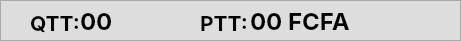
       <widget class="QFrame" name="footer_card">
        <property name="geometry">
         <rect>
          <x>-10</x>
          <y>340</y>
          <width>461</width>
          <height>41</height>
         </rect>
        </property>
        <property name="styleSheet">
         <string notr="true">background:#ddd</string>
        </property>
        <property name="frameShape">
         <enum>QFrame::StyledPanel</enum>
        </property>
        <property name="frameShadow">
         <enum>QFrame::Raised</enum>
        </property>
        <widget class="QLabel" name="label_13">
         <property name="geometry">
          <rect>
           <x>30</x>
           <y>10</y>
           <width>61</width>
           <height>25</height>
          </rect>
         </property>
         <property name="palette">
          <palette>
           <active>
            <colorrole role="WindowText">
             <brush brushstyle="SolidPattern">
              <color alpha="255">
               <red>0</red>
               <green>0</green>
               <blue>0</blue>
              </color>
             </brush>
            </colorrole>
            <colorrole role="Button">
             <brush brushstyle="SolidPattern">
              <color alpha="255">
               <red>221</red>
               <green>221</green>
               <blue>221</blue>
              </color>
             </brush>
            </colorrole>
            <colorrole role="Text">
             <brush brushstyle="SolidPattern">
              <color alpha="255">
               <red>0</red>
               <green>0</green>
               <blue>0</blue>
              </color>
             </brush>
            </colorrole>
            <colorrole role="ButtonText">
             <brush brushstyle="SolidPattern">
              <color alpha="255">
               <red>0</red>
               <green>0</green>
               <blue>0</blue>
              </color>
             </brush>
            </colorrole>
            <colorrole role="Base">
             <brush brushstyle="SolidPattern">
              <color alpha="255">
               <red>221</red>
               <green>221</green>
               <blue>221</blue>
              </color>
             </brush>
            </colorrole>
            <colorrole role="Window">
             <brush brushstyle="SolidPattern">
              <color alpha="255">
               <red>221</red>
               <green>221</green>
               <blue>221</blue>
              </color>
             </brush>
            </colorrole>
            <colorrole role="PlaceholderText">
             <brush brushstyle="SolidPattern">
              <color alpha="255">
               <red>255</red>
               <green>255</green>
               <blue>255</blue>
              </color>
             </brush>
            </colorrole>
           </active>
           <inactive>
            <colorrole role="WindowText">
             <brush brushstyle="SolidPattern">
              <color alpha="255">
               <red>0</red>
               <green>0</green>
               <blue>0</blue>
              </color>
             </brush>
            </colorrole>
            <colorrole role="Button">
             <brush brushstyle="SolidPattern">
              <color alpha="255">
               <red>221</red>
               <green>221</green>
               <blue>221</blue>
              </color>
             </brush>
            </colorrole>
            <colorrole role="Text">
             <brush brushstyle="SolidPattern">
              <color alpha="255">
               <red>0</red>
               <green>0</green>
               <blue>0</blue>
              </color>
             </brush>
            </colorrole>
            <colorrole role="ButtonText">
             <brush brushstyle="SolidPattern">
              <color alpha="255">
               <red>0</red>
               <green>0</green>
               <blue>0</blue>
              </color>
             </brush>
            </colorrole>
            <colorrole role="Base">
             <brush brushstyle="SolidPattern">
              <color alpha="255">
               <red>221</red>
               <green>221</green>
               <blue>221</blue>
              </color>
             </brush>
            </colorrole>
            <colorrole role="Window">
             <brush brushstyle="SolidPattern">
              <color alpha="255">
               <red>221</red>
               <green>221</green>
               <blue>221</blue>
              </color>
             </brush>
            </colorrole>
            <colorrole role="PlaceholderText">
             <brush brushstyle="SolidPattern">
              <color alpha="255">
               <red>255</red>
               <green>255</green>
               <blue>255</blue>
              </color>
             </brush>
            </colorrole>
           </inactive>
           <disabled>
            <colorrole role="WindowText">
             <brush brushstyle="SolidPattern">
              <color alpha="255">
               <red>0</red>
               <green>0</green>
               <blue>0</blue>
              </color>
             </brush>
            </colorrole>
            <colorrole role="Button">
             <brush brushstyle="SolidPattern">
              <color alpha="255">
               <red>221</red>
               <green>221</green>
               <blue>221</blue>
              </color>
             </brush>
            </colorrole>
            <colorrole role="Text">
             <brush brushstyle="SolidPattern">
              <color alpha="255">
               <red>0</red>
               <green>0</green>
               <blue>0</blue>
              </color>
             </brush>
            </colorrole>
            <colorrole role="ButtonText">
             <brush brushstyle="SolidPattern">
              <color alpha="255">
               <red>0</red>
               <green>0</green>
               <blue>0</blue>
              </color>
             </brush>
            </colorrole>
            <colorrole role="Base">
             <brush brushstyle="SolidPattern">
              <color alpha="255">
               <red>221</red>
               <green>221</green>
               <blue>221</blue>
              </color>
             </brush>
            </colorrole>
            <colorrole role="Window">
             <brush brushstyle="SolidPattern">
              <color alpha="255">
               <red>221</red>
               <green>221</green>
               <blue>221</blue>
              </color>
             </brush>
            </colorrole>
            <colorrole role="PlaceholderText">
             <brush brushstyle="SolidPattern">
              <color alpha="255">
               <red>255</red>
               <green>255</green>
               <blue>255</blue>
              </color>
             </brush>
            </colorrole>
           </disabled>
          </palette>
         </property>
         <property name="font">
          <font>
           <family>Inter</family>
           <pointsize>6</pointsize>
           <weight>75</weight>
           <bold>true</bold>
          </font>
         </property>
         <property name="styleSheet">
          <string notr="true">color: #000;</string>
         </property>
         <property name="text">
          <string>&lt;html&gt;&lt;head/&gt;&lt;body&gt;&lt;p&gt;&lt;span style=&quot; font-size:16pt;&quot;&gt;QTT:&lt;/span&gt;&lt;/p&gt;&lt;/body&gt;&lt;/html&gt;</string>
         </property>
        </widget>
        <widget class="QLabel" name="qt">
         <property name="geometry">
          <rect>
           <x>80</x>
           <y>10</y>
           <width>91</width>
           <height>21</height>
          </rect>
         </property>
         <property name="palette">
          <palette>
           <active>
            <colorrole role="WindowText">
             <brush brushstyle="SolidPattern">
              <color alpha="255">
               <red>0</red>
               <green>0</green>
               <blue>0</blue>
              </color>
             </brush>
            </colorrole>
            <colorrole role="Button">
             <brush brushstyle="SolidPattern">
              <color alpha="255">
               <red>221</red>
               <green>221</green>
               <blue>221</blue>
              </color>
             </brush>
            </colorrole>
            <colorrole role="Text">
             <brush brushstyle="SolidPattern">
              <color alpha="255">
               <red>0</red>
               <green>0</green>
               <blue>0</blue>
              </color>
             </brush>
            </colorrole>
            <colorrole role="ButtonText">
             <brush brushstyle="SolidPattern">
              <color alpha="255">
               <red>0</red>
               <green>0</green>
               <blue>0</blue>
              </color>
             </brush>
            </colorrole>
            <colorrole role="Base">
             <brush brushstyle="SolidPattern">
              <color alpha="255">
               <red>221</red>
               <green>221</green>
               <blue>221</blue>
              </color>
             </brush>
            </colorrole>
            <colorrole role="Window">
             <brush brushstyle="SolidPattern">
              <color alpha="255">
               <red>221</red>
               <green>221</green>
               <blue>221</blue>
              </color>
             </brush>
            </colorrole>
            <colorrole role="PlaceholderText">
             <brush brushstyle="SolidPattern">
              <color alpha="255">
               <red>255</red>
               <green>255</green>
               <blue>255</blue>
              </color>
             </brush>
            </colorrole>
           </active>
           <inactive>
            <colorrole role="WindowText">
             <brush brushstyle="SolidPattern">
              <color alpha="255">
               <red>0</red>
               <green>0</green>
               <blue>0</blue>
              </color>
             </brush>
            </colorrole>
            <colorrole role="Button">
             <brush brushstyle="SolidPattern">
              <color alpha="255">
               <red>221</red>
               <green>221</green>
               <blue>221</blue>
              </color>
             </brush>
            </colorrole>
            <colorrole role="Text">
             <brush brushstyle="SolidPattern">
              <color alpha="255">
               <red>0</red>
               <green>0</green>
               <blue>0</blue>
              </color>
             </brush>
            </colorrole>
            <colorrole role="ButtonText">
             <brush brushstyle="SolidPattern">
              <color alpha="255">
               <red>0</red>
               <green>0</green>
               <blue>0</blue>
              </color>
             </brush>
            </colorrole>
            <colorrole role="Base">
             <brush brushstyle="SolidPattern">
              <color alpha="255">
               <red>221</red>
               <green>221</green>
               <blue>221</blue>
              </color>
             </brush>
            </colorrole>
            <colorrole role="Window">
             <brush brushstyle="SolidPattern">
              <color alpha="255">
               <red>221</red>
               <green>221</green>
               <blue>221</blue>
              </color>
             </brush>
            </colorrole>
            <colorrole role="PlaceholderText">
             <brush brushstyle="SolidPattern">
              <color alpha="255">
               <red>255</red>
               <green>255</green>
               <blue>255</blue>
              </color>
             </brush>
            </colorrole>
           </inactive>
           <disabled>
            <colorrole role="WindowText">
             <brush brushstyle="SolidPattern">
              <color alpha="255">
               <red>0</red>
               <green>0</green>
               <blue>0</blue>
              </color>
             </brush>
            </colorrole>
            <colorrole role="Button">
             <brush brushstyle="SolidPattern">
              <color alpha="255">
               <red>221</red>
               <green>221</green>
               <blue>221</blue>
              </color>
             </brush>
            </colorrole>
            <colorrole role="Text">
             <brush brushstyle="SolidPattern">
              <color alpha="255">
               <red>0</red>
               <green>0</green>
               <blue>0</blue>
              </color>
             </brush>
            </colorrole>
            <colorrole role="ButtonText">
             <brush brushstyle="SolidPattern">
              <color alpha="255">
               <red>0</red>
               <green>0</green>
               <blue>0</blue>
              </color>
             </brush>
            </colorrole>
            <colorrole role="Base">
             <brush brushstyle="SolidPattern">
              <color alpha="255">
               <red>221</red>
               <green>221</green>
               <blue>221</blue>
              </color>
             </brush>
            </colorrole>
            <colorrole role="Window">
             <brush brushstyle="SolidPattern">
              <color alpha="255">
               <red>221</red>
               <green>221</green>
               <blue>221</blue>
              </color>
             </brush>
            </colorrole>
            <colorrole role="PlaceholderText">
             <brush brushstyle="SolidPattern">
              <color alpha="255">
               <red>255</red>
               <green>255</green>
               <blue>255</blue>
              </color>
             </brush>
            </colorrole>
           </disabled>
          </palette>
         </property>
         <property name="font">
          <font>
           <family>Inter</family>
           <pointsize>-1</pointsize>
           <weight>75</weight>
           <bold>true</bold>
          </font>
         </property>
         <property name="styleSheet">
          <string notr="true">color: #000;
font-size:	24px;</string>
         </property>
         <property name="text">
          <string>00</string>
         </property>
        </widget>
        <widget class="QLabel" name="label_14">
         <property name="geometry">
          <rect>
           <x>200</x>
           <y>10</y>
           <width>61</width>
           <height>25</height>
          </rect>
         </property>
         <property name="palette">
          <palette>
           <active>
            <colorrole role="WindowText">
             <brush brushstyle="SolidPattern">
              <color alpha="255">
               <red>0</red>
               <green>0</green>
               <blue>0</blue>
              </color>
             </brush>
            </colorrole>
            <colorrole role="Button">
             <brush brushstyle="SolidPattern">
              <color alpha="255">
               <red>221</red>
               <green>221</green>
               <blue>221</blue>
              </color>
             </brush>
            </colorrole>
            <colorrole role="Text">
             <brush brushstyle="SolidPattern">
              <color alpha="255">
               <red>0</red>
               <green>0</green>
               <blue>0</blue>
              </color>
             </brush>
            </colorrole>
            <colorrole role="ButtonText">
             <brush brushstyle="SolidPattern">
              <color alpha="255">
               <red>0</red>
               <green>0</green>
               <blue>0</blue>
              </color>
             </brush>
            </colorrole>
            <colorrole role="Base">
             <brush brushstyle="SolidPattern">
              <color alpha="255">
               <red>221</red>
               <green>221</green>
               <blue>221</blue>
              </color>
             </brush>
            </colorrole>
            <colorrole role="Window">
             <brush brushstyle="SolidPattern">
              <color alpha="255">
               <red>221</red>
               <green>221</green>
               <blue>221</blue>
              </color>
             </brush>
            </colorrole>
            <colorrole role="PlaceholderText">
             <brush brushstyle="SolidPattern">
              <color alpha="255">
               <red>255</red>
               <green>255</green>
               <blue>255</blue>
              </color>
             </brush>
            </colorrole>
           </active>
           <inactive>
            <colorrole role="WindowText">
             <brush brushstyle="SolidPattern">
              <color alpha="255">
               <red>0</red>
               <green>0</green>
               <blue>0</blue>
              </color>
             </brush>
            </colorrole>
            <colorrole role="Button">
             <brush brushstyle="SolidPattern">
              <color alpha="255">
               <red>221</red>
               <green>221</green>
               <blue>221</blue>
              </color>
             </brush>
            </colorrole>
            <colorrole role="Text">
             <brush brushstyle="SolidPattern">
              <color alpha="255">
               <red>0</red>
               <green>0</green>
               <blue>0</blue>
              </color>
             </brush>
            </colorrole>
            <colorrole role="ButtonText">
             <brush brushstyle="SolidPattern">
              <color alpha="255">
               <red>0</red>
               <green>0</green>
               <blue>0</blue>
              </color>
             </brush>
            </colorrole>
            <colorrole role="Base">
             <brush brushstyle="SolidPattern">
              <color alpha="255">
               <red>221</red>
               <green>221</green>
               <blue>221</blue>
              </color>
             </brush>
            </colorrole>
            <colorrole role="Window">
             <brush brushstyle="SolidPattern">
              <color alpha="255">
               <red>221</red>
               <green>221</green>
               <blue>221</blue>
              </color>
             </brush>
            </colorrole>
            <colorrole role="PlaceholderText">
             <brush brushstyle="SolidPattern">
              <color alpha="255">
               <red>255</red>
               <green>255</green>
               <blue>255</blue>
              </color>
             </brush>
            </colorrole>
           </inactive>
           <disabled>
            <colorrole role="WindowText">
             <brush brushstyle="SolidPattern">
              <color alpha="255">
               <red>0</red>
               <green>0</green>
               <blue>0</blue>
              </color>
             </brush>
            </colorrole>
            <colorrole role="Button">
             <brush brushstyle="SolidPattern">
              <color alpha="255">
               <red>221</red>
               <green>221</green>
               <blue>221</blue>
              </color>
             </brush>
            </colorrole>
            <colorrole role="Text">
             <brush brushstyle="SolidPattern">
              <color alpha="255">
               <red>0</red>
               <green>0</green>
               <blue>0</blue>
              </color>
             </brush>
            </colorrole>
            <colorrole role="ButtonText">
             <brush brushstyle="SolidPattern">
              <color alpha="255">
               <red>0</red>
               <green>0</green>
               <blue>0</blue>
              </color>
             </brush>
            </colorrole>
            <colorrole role="Base">
             <brush brushstyle="SolidPattern">
              <color alpha="255">
               <red>221</red>
               <green>221</green>
               <blue>221</blue>
              </color>
             </brush>
            </colorrole>
            <colorrole role="Window">
             <brush brushstyle="SolidPattern">
              <color alpha="255">
               <red>221</red>
               <green>221</green>
               <blue>221</blue>
              </color>
             </brush>
            </colorrole>
            <colorrole role="PlaceholderText">
             <brush brushstyle="SolidPattern">
              <color alpha="255">
               <red>255</red>
               <green>255</green>
               <blue>255</blue>
              </color>
             </brush>
            </colorrole>
           </disabled>
          </palette>
         </property>
         <property name="font">
          <font>
           <family>Inter</family>
           <pointsize>6</pointsize>
           <weight>75</weight>
           <bold>true</bold>
          </font>
         </property>
         <property name="styleSheet">
          <string notr="true">color: #000;</string>
         </property>
         <property name="text">
          <string>&lt;html&gt;&lt;head/&gt;&lt;body&gt;&lt;p&gt;&lt;span style=&quot; font-size:16pt;&quot;&gt;PTT:&lt;/span&gt;&lt;/p&gt;&lt;/body&gt;&lt;/html&gt;</string>
         </property>
        </widget>
        <widget class="QLabel" name="ptt">
         <property name="geometry">
          <rect>
           <x>250</x>
           <y>10</y>
           <width>191</width>
           <height>21</height>
          </rect>
         </property>
         <property name="palette">
          <palette>
           <active>
            <colorrole role="WindowText">
             <brush brushstyle="SolidPattern">
              <color alpha="255">
               <red>0</red>
               <green>0</green>
               <blue>0</blue>
              </color>
             </brush>
            </colorrole>
            <colorrole role="Button">
             <brush brushstyle="SolidPattern">
              <color alpha="255">
               <red>221</red>
               <green>221</green>
               <blue>221</blue>
              </color>
             </brush>
            </colorrole>
            <colorrole role="Text">
             <brush brushstyle="SolidPattern">
              <color alpha="255">
               <red>0</red>
               <green>0</green>
               <blue>0</blue>
              </color>
             </brush>
            </colorrole>
            <colorrole role="ButtonText">
             <brush brushstyle="SolidPattern">
              <color alpha="255">
               <red>0</red>
               <green>0</green>
               <blue>0</blue>
              </color>
             </brush>
            </colorrole>
            <colorrole role="Base">
             <brush brushstyle="SolidPattern">
              <color alpha="255">
               <red>221</red>
               <green>221</green>
               <blue>221</blue>
              </color>
             </brush>
            </colorrole>
            <colorrole role="Window">
             <brush brushstyle="SolidPattern">
              <color alpha="255">
               <red>221</red>
               <green>221</green>
               <blue>221</blue>
              </color>
             </brush>
            </colorrole>
            <colorrole role="PlaceholderText">
             <brush brushstyle="SolidPattern">
              <color alpha="255">
               <red>255</red>
               <green>255</green>
               <blue>255</blue>
              </color>
             </brush>
            </colorrole>
           </active>
           <inactive>
            <colorrole role="WindowText">
             <brush brushstyle="SolidPattern">
              <color alpha="255">
               <red>0</red>
               <green>0</green>
               <blue>0</blue>
              </color>
             </brush>
            </colorrole>
            <colorrole role="Button">
             <brush brushstyle="SolidPattern">
              <color alpha="255">
               <red>221</red>
               <green>221</green>
               <blue>221</blue>
              </color>
             </brush>
            </colorrole>
            <colorrole role="Text">
             <brush brushstyle="SolidPattern">
              <color alpha="255">
               <red>0</red>
               <green>0</green>
               <blue>0</blue>
              </color>
             </brush>
            </colorrole>
            <colorrole role="ButtonText">
             <brush brushstyle="SolidPattern">
              <color alpha="255">
               <red>0</red>
               <green>0</green>
               <blue>0</blue>
              </color>
             </brush>
            </colorrole>
            <colorrole role="Base">
             <brush brushstyle="SolidPattern">
              <color alpha="255">
               <red>221</red>
               <green>221</green>
               <blue>221</blue>
              </color>
             </brush>
            </colorrole>
            <colorrole role="Window">
             <brush brushstyle="SolidPattern">
              <color alpha="255">
               <red>221</red>
               <green>221</green>
               <blue>221</blue>
              </color>
             </brush>
            </colorrole>
            <colorrole role="PlaceholderText">
             <brush brushstyle="SolidPattern">
              <color alpha="255">
               <red>255</red>
               <green>255</green>
               <blue>255</blue>
              </color>
             </brush>
            </colorrole>
           </inactive>
           <disabled>
            <colorrole role="WindowText">
             <brush brushstyle="SolidPattern">
              <color alpha="255">
               <red>0</red>
               <green>0</green>
               <blue>0</blue>
              </color>
             </brush>
            </colorrole>
            <colorrole role="Button">
             <brush brushstyle="SolidPattern">
              <color alpha="255">
               <red>221</red>
               <green>221</green>
               <blue>221</blue>
              </color>
             </brush>
            </colorrole>
            <colorrole role="Text">
             <brush brushstyle="SolidPattern">
              <color alpha="255">
               <red>0</red>
               <green>0</green>
               <blue>0</blue>
              </color>
             </brush>
            </colorrole>
            <colorrole role="ButtonText">
             <brush brushstyle="SolidPattern">
              <color alpha="255">
               <red>0</red>
               <green>0</green>
               <blue>0</blue>
              </color>
             </brush>
            </colorrole>
            <colorrole role="Base">
             <brush brushstyle="SolidPattern">
              <color alpha="255">
               <red>221</red>
               <green>221</green>
               <blue>221</blue>
              </color>
             </brush>
            </colorrole>
            <colorrole role="Window">
             <brush brushstyle="SolidPattern">
              <color alpha="255">
               <red>221</red>
               <green>221</green>
               <blue>221</blue>
              </color>
             </brush>
            </colorrole>
            <colorrole role="PlaceholderText">
             <brush brushstyle="SolidPattern">
              <color alpha="255">
               <red>255</red>
               <green>255</green>
               <blue>255</blue>
              </color>
             </brush>
            </colorrole>
           </disabled>
          </palette>
         </property>
         <property name="font">
          <font>
           <family>Inter</family>
           <pointsize>-1</pointsize>
           <weight>75</weight>
           <bold>true</bold>
          </font>
         </property>
         <property name="styleSheet">
          <string notr="true">color: #000;
font-size:	24px;</string>
         </property>
         <property name="text">
          <string>00 FCFA</string>
         </property>
        </widget>
       </widget>
